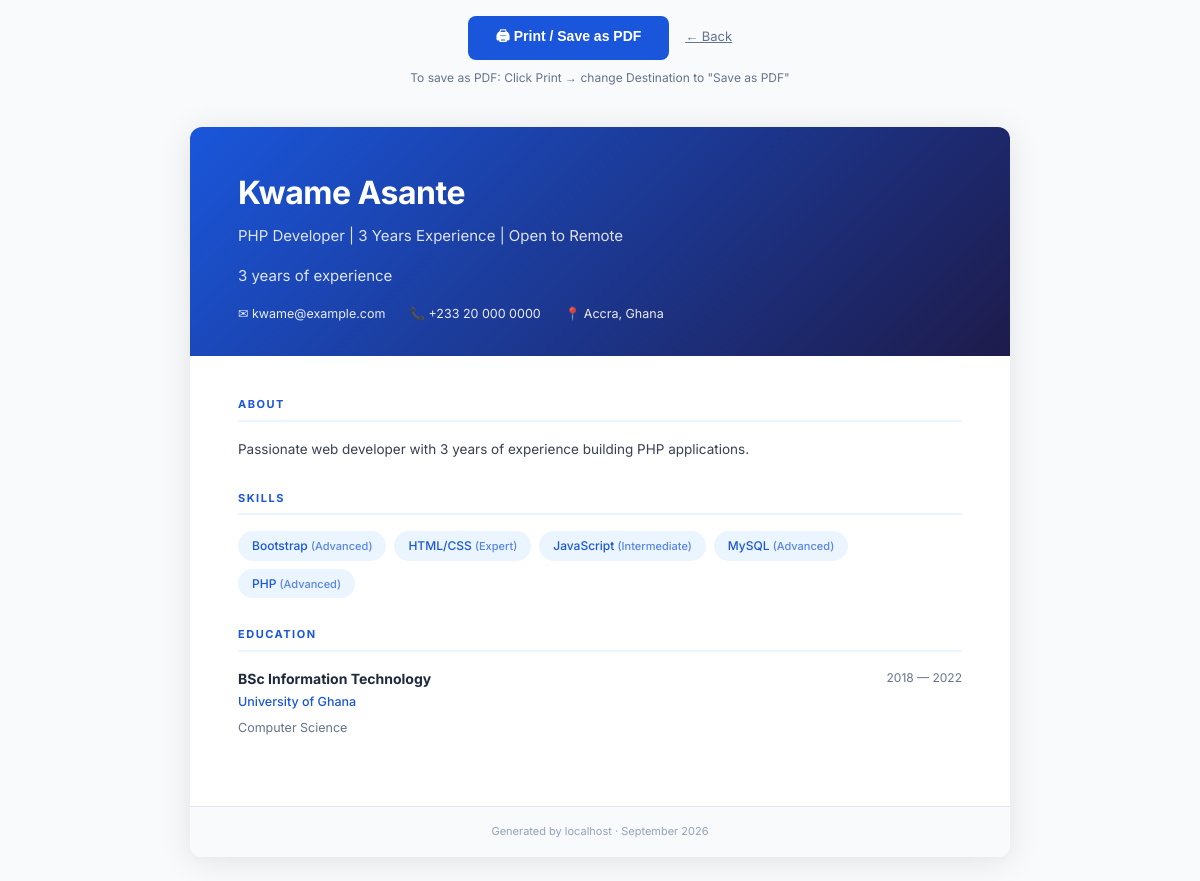
/config/public/seeker/resume/preview (signed in), run on the app's committed database.
### tables this page shows
CREATE TABLE job_seeker_profiles (
    id                  INT UNSIGNED        NOT NULL AUTO_INCREMENT,
    user_id             INT UNSIGNED        NOT NULL,
    headline            VARCHAR(160)        NULL     COMMENT 'e.g. "Full-Stack Developer | 3 Years Experience"',
    bio                 TEXT                NULL,
    phone               VARCHAR(20)         NULL,
    location_city       VARCHAR(80)         NULL,
    location_country    VARCHAR(80)         NULL,
    date_of_birth       DATE                NULL,
    gender              ENUM('male','female','other','prefer_not_to_say') NULL,
    years_experience    TINYINT UNSIGNED    NOT NULL DEFAULT 0,
    expected_salary_min DECIMAL(12,2)       NULL,
    expected_salary_max DECIMAL(12,2)       NULL,
    salary_currency     VARCHAR(5)          NOT NULL DEFAULT 'USD',
    job_type_pref       SET('full_time','part_time','contract','remote','internship') NULL,
    avatar_path         VARCHAR(300)        NULL,
    resume_path         VARCHAR(300)        NULL,
    resume_original_name VARCHAR(200)       NULL,
    linkedin_url        VARCHAR(300)        NULL,
    github_url          VARCHAR(300)        NULL,
    portfolio_url       VARCHAR(300)        NULL,
    is_open_to_work     TINYINT(1)          NOT NULL DEFAULT 1,
    profile_views       INT UNSIGNED        NOT NULL DEFAULT 0,
    created_at          TIMESTAMP           NOT NULL DEFAULT CURRENT_TIMESTAMP,
    updated_at          TIMESTAMP           NOT NULL DEFAULT CURRENT_TIMESTAMP ON UPDATE CURRENT_TIMESTAMP,

    PRIMARY KEY (id),
    UNIQUE KEY uq_jsp_user_id (user_id),
    INDEX idx_jsp_location (location_city, location_country),
    INDEX idx_jsp_open_to_work (is_open_to_work),
    INDEX idx_jsp_experience (years_experience),
    CONSTRAINT fk_jsp_user
        FOREIGN KEY (user_id) REFERENCES users(id) ON DELETE CASCADE
);

CREATE TABLE users (
    id              INT UNSIGNED    NOT NULL AUTO_INCREMENT,
    full_name       VARCHAR(120)    NOT NULL,
    email           VARCHAR(180)    NOT NULL,
    password_hash   VARCHAR(255)    NOT NULL,
    role            ENUM('seeker','employer','admin') NOT NULL DEFAULT 'seeker',
    is_active       TINYINT(1)      NOT NULL DEFAULT 1,
    email_verified  TINYINT(1)      NOT NULL DEFAULT 0,
    verify_token    VARCHAR(64)     NULL,
    last_login_at   TIMESTAMP       NULL,
    created_at      TIMESTAMP       NOT NULL DEFAULT CURRENT_TIMESTAMP,
    updated_at      TIMESTAMP       NOT NULL DEFAULT CURRENT_TIMESTAMP ON UPDATE CURRENT_TIMESTAMP,

    PRIMARY KEY (id),
    UNIQUE KEY uq_users_email (email),
    INDEX idx_users_role (role),
    INDEX idx_users_is_active (is_active)
);

CREATE TABLE seeker_skills (
    id          INT UNSIGNED    NOT NULL AUTO_INCREMENT,
    seeker_id   INT UNSIGNED    NOT NULL,
    skill_name  VARCHAR(80)     NOT NULL,
    proficiency ENUM('beginner','intermediate','advanced','expert') NOT NULL DEFAULT 'intermediate',
    created_at  TIMESTAMP       NOT NULL DEFAULT CURRENT_TIMESTAMP,

    PRIMARY KEY (id),
    UNIQUE KEY uq_ss_seeker_skill (seeker_id, skill_name),
    INDEX idx_ss_skill_name (skill_name),
    CONSTRAINT fk_ss_seeker
        FOREIGN KEY (seeker_id) REFERENCES job_seeker_profiles(id) ON DELETE CASCADE
);

CREATE TABLE seeker_education (
    id              INT UNSIGNED    NOT NULL AUTO_INCREMENT,
    seeker_id       INT UNSIGNED    NOT NULL,
    institution     VARCHAR(160)    NOT NULL,
    degree          VARCHAR(120)    NOT NULL  COMMENT 'e.g. BSc Computer Science',
    field_of_study  VARCHAR(120)    NULL,
    start_year      YEAR            NOT NULL,
    end_year        YEAR            NULL     COMMENT 'NULL if still studying',
    is_current      TINYINT(1)      NOT NULL DEFAULT 0,
    grade           VARCHAR(40)     NULL,
    description     TEXT            NULL,
    created_at      TIMESTAMP       NOT NULL DEFAULT CURRENT_TIMESTAMP,

    PRIMARY KEY (id),
    INDEX idx_se_seeker_id (seeker_id),
    CONSTRAINT fk_se_seeker
        FOREIGN KEY (seeker_id) REFERENCES job_seeker_profiles(id) ON DELETE CASCADE
);

### core/bootstrap.php (called while the page is built, shortened)
<?php
spl_autoload_register(function (string $class): void {
    $paths = [
        ROOT_PATH . '/core/' . $class . '.php',
        ROOT_PATH . '/app/middleware/' . $class . '.php',
    ];
    foreach ($paths as $file) {
        if (file_exists($file)) {
            return;
        }
    }
});
require_once ROOT_PATH . '/app/helpers/functions.php';
$router = new Router();
$router->dispatch();

### config/database.php (called while the page is built)
<?php
return [
    'host'     => 'localhost',
    'port'     => 3306,
    'dbname'   => 'job_portal',
    'username' => 'root',
    'password' => '',
    'charset'  => 'utf8mb4',
];

### core/Database.php (called while the page is built, shortened)
<?php
class Database
{
    private static ?Database $instance = null;
    private PDO $pdo;
    private function __construct()
    {
        $cfg = require ROOT_PATH . '/config/database.php';
        $dsn = "mysql:host={$cfg['host']};port={$cfg['port']};dbname={$cfg['dbname']};charset=utf8mb4";
        $opts = [
            PDO::ATTR_ERRMODE            => PDO::ERRMODE_EXCEPTION,
            PDO::ATTR_DEFAULT_FETCH_MODE => PDO::FETCH_ASSOC,
            PDO::ATTR_EMULATE_PREPARES   => false,
            PDO::MYSQL_ATTR_INIT_COMMAND => "SET NAMES utf8mb4 COLLATE utf8mb4_unicode_ci",
        ];
        try {
            $this->pdo = new PDO($dsn, $cfg['username'], $cfg['password'], $opts);
        } catch (PDOException $e) {
            throw new RuntimeException('DB connection failed: ' . $e->getMessage());
        }
    }
    public static function getInstance(): static
    {
        if (static::$instance === null) static::$instance = new static();
        return static::$instance;
    }
    public function query(string $sql, array $params = []): PDOStatement
    {
        $stmt = $this->pdo->prepare($sql);
        $stmt->execute($params);
        return $stmt;
    }
    public function fetchAll(string $sql, array $params = []): array
    {
        return $this->query($sql, $params)->fetchAll();
    }
    public function fetchOne(string $sql, array $params = []): array|false
    {
        return $this->query($sql, $params)->fetch();
    }
}

### core/Session.php (called while the page is built, shortened)
<?php
class Session
{
    public static function id(): int       { return (int)($_SESSION['user']['id'] ?? 0); }
}

### core/Model.php (called while the page is built, shortened)
<?php
abstract class Model
{
    public function __construct() { $this->db = Database::getInstance(); }
}

### app/models/SeekerProfile.php (called while the page is built, shortened)
<?php
require_once ROOT_PATH . '/core/Model.php';
class SeekerProfile extends Model
{
    public function getByUserId(int $userId): array|false
    {
        return $this->db->fetchOne(
            "SELECT jsp.*, u.full_name, u.email, u.role
               FROM job_seeker_profiles jsp
               JOIN users u ON u.id = jsp.user_id
              WHERE jsp.user_id = ? LIMIT 1",
            [$userId]
        );
    }
    public function getSkills(int $seekerId): array
    {
        return $this->db->fetchAll(
            "SELECT * FROM seeker_skills WHERE seeker_id = ? ORDER BY skill_name ASC",
            [$seekerId]
        );
    }
    public function getExperience(int $seekerId): array
    {
        return $this->db->fetchAll(
            "SELECT * FROM seeker_work_experience
              WHERE seeker_id = ?
              ORDER BY is_current DESC, end_date DESC, start_date DESC",
            [$seekerId]
        );
    }
    public function getEducation(int $seekerId): array
    {
        return $this->db->fetchAll(
            "SELECT * FROM seeker_education
              WHERE seeker_id = ?
              ORDER BY is_current DESC, end_year DESC",
            [$seekerId]
        );
    }
}

### config/public/index.php (called while the page is built, shortened)
<?php
require ROOT_PATH . '/core/bootstrap.php';

### app/helpers/functions.php (called while the page is built, shortened)
<?php
function e(mixed $v): string { return htmlspecialchars((string)$v, ENT_QUOTES|ENT_SUBSTITUTE, 'UTF-8'); }

### app/controllers/ResumePdfController.php (the view, shortened to what this page needs)
<?php
require_once ROOT_PATH . '/app/models/SeekerProfile.php';
class ResumePdfController extends Controller
{
    public function preview(): void
    {
        $profiles = new SeekerProfile();
        $profile  = $profiles->getByUserId(Session::id());
        $skills = $profiles->getSkills($profile['id']);
        $exp    = $profiles->getExperience($profile['id']);
        $edu    = $profiles->getEducation($profile['id']);
        echo $this->buildResumeHtml($profile, $skills, $exp, $edu);
        exit;
    }
    private function buildResumeHtml(
        array $p,
        array $skills,
        array $exp,
        array $edu
    ): string {
        $name     = e($p['full_name']);
        $headline = e($p['headline'] ?? '');
        $email    = e($p['email'] ?? '');
        $phone    = e($p['phone'] ?? '');
        $location = trim(e($p['location_city'] ?? '') . ', ' . e($p['location_country'] ?? ''), ', ');
        $linkedin = e($p['linkedin_url'] ?? '');
        $github   = e($p['github_url'] ?? '');
        $bio      = nl2br(e($p['bio'] ?? ''));
        $years    = $p['years_experience'] ?? 0;
        $skillsHtml = '';
        if (!empty($skills)) {
            $skillsHtml = '<div class="section"><div class="section-title">Skills</div><div class="skills">';
            foreach ($skills as $sk) {
                $skillsHtml .= '<span class="skill-tag">'
                    . e($sk['skill_name'])
                    . ' <em>(' . ucfirst($sk['proficiency']) . ')</em></span>';
            }
            $skillsHtml .= '</div></div>';
        }
        $expHtml = '';
        $eduHtml = '';
        if (!empty($edu)) {
            $eduHtml = '<div class="section"><div class="section-title">Education</div>';
            foreach ($edu as $ed) {
                $end = $ed['is_current'] ? 'Present' : ($ed['end_year'] ?? '');
                $eduHtml .= '
                <div class="item">
                    <div class="item-header">
                        <span class="item-title">' . e($ed['degree']) . '</span>
                        <span class="item-date">' . $ed['start_year'] . ' — ' . $end . '</span>
                    </div>
                    <div class="item-sub">' . e($ed['institution'])
                        . ($ed['grade'] ? ' · Grade: ' . e($ed['grade']) : '') . '</div>'
                    . ($ed['field_of_study'] ? '<p class="item-desc">' . e($ed['field_of_study']) . '</p>' : '')
                    . '</div>';
            }
            $eduHtml .= '</div>';
        }
        $contactHtml = '';
        if ($email)    $contactHtml .= '<span>✉ ' . $email . '</span>';
        if ($phone)    $contactHtml .= '<span>📞 ' . $phone . '</span>';
        if ($location) $contactHtml .= '<span>📍 ' . $location . '</span>';
        $headlineHtml  = $headline ? "<p class='headline'>{$headline}</p>" : '';
        $yearsHtml     = $years    ? "<p class='headline'>{$years} years of experience</p>" : '';
        $aboutHtml     = $bio      ? "<div class='section'><div class='section-title'>About</div><div class='summary'>{$bio}</div></div>" : '';
        $serverHost    = $_SERVER['HTTP_HOST'] ?? 'tatujobhub.xo.je';
        $generatedDate = date('F Y');
        return <<<HTML
<!DOCTYPE html>
<html lang="en">
<head>
<title>{$name} — Resume</title>
</head>
<body>
<div class="no-print" style="text-align:center;padding:16px 0;">
  <button onclick="window.print()"
          style="background:#1A56DB;color:#fff;border:none;padding:10px 28px;
                 border-radius:8px;font-size:14px;font-weight:600;cursor:pointer;">
    🖨 Print / Save as PDF
  </button>
  <a href="javascript:history.back()"
     style="margin-left:12px;color:#64748b;font-size:13px;">← Back</a>
  <p style="color:#64748b;font-size:12px;margin-top:8px;">
    To save as PDF: Click Print → change Destination to "Save as PDF"
  </p>
</div>
<div class="page">
  <div class="header">
    <h1>{$name}</h1>
    {$headlineHtml}
    {$yearsHtml}
    <div class="contact-row">{$contactHtml}</div>
  </div>
  <div class="body">
    {$aboutHtml}
    {$skillsHtml}
    {$expHtml}
    {$eduHtml}
  </div>
  <div class="resume-footer">
    Generated by {$serverHost} · {$generatedDate}
  </div>
</div>
</body>
</html>
HTML;
    }
}

### core/Router.php (shortened to what this page needs)
<?php
class Router
{
    private array $routes = [];
    private array $groupMiddleware = [];
    private string $groupPrefix = '';
    public function group(array $opts, callable $cb): void
    {
        $prevPrefix = $this->groupPrefix;
        $prevMw     = $this->groupMiddleware;
        $this->groupPrefix     .= ($opts['prefix'] ?? '');
        $this->groupMiddleware  = array_merge($this->groupMiddleware, $opts['middleware'] ?? []);
        $this->groupPrefix     = $prevPrefix;
        $this->groupMiddleware = $prevMw;
    }
    private function add(string $method, string $path, string $handler, array $mw): void
    {
        $full = $this->groupPrefix . $path;
        $this->routes[] = [
            'method'  => $method,
            'pattern' => '#^' . preg_replace('/\{([a-zA-Z_]+)\}/', '(?P<$1>[^/]+)', $full) . '$#',
            'handler' => $handler,
            'mw'      => array_merge($this->groupMiddleware, $mw),
        ];
    }
    public function dispatch(): void
    {
        $method = $_SERVER['REQUEST_METHOD'];
        $uri    = $this->uri();
        foreach ($this->routes as $route) {
            if ($route['method'] !== $method) continue;
            if (!preg_match($route['pattern'], $uri, $matches)) continue;
            $params = array_filter($matches, 'is_string', ARRAY_FILTER_USE_KEY);
            $this->call($route['handler'], $params);
            return;
        }
    }
    private function uri(): string
    {
        $uri  = parse_url($_SERVER['REQUEST_URI'] ?? '/', PHP_URL_PATH);
        $scriptBase = rtrim(dirname($_SERVER['SCRIPT_NAME'] ?? '/'), '/');
        if ($scriptBase && $scriptBase !== '/config/public' && $scriptBase !== '/public'
            && str_starts_with($uri, $scriptBase)) {
            $uri = substr($uri, strlen($scriptBase));
        }
        return '/' . ltrim($uri ?: '/', '/');
    }
    private function call(string $handler, array $params): void
    {
        [$class, $method] = explode('@', $handler, 2);
        $ctrl = new $class();
        $reflection = new ReflectionMethod($ctrl, $method);
        $paramCount = $reflection->getNumberOfParameters();
        if ($paramCount === 0) {
            $ctrl->$method();
            return;
        }
    }
}

### app/controllers/ResumePdfController.php (style rules this page uses)
* { box-sizing: border-box; margin: 0; padding: 0; }
body { font-family: 'Inter', 'Segoe UI', sans-serif; font-size: 13.5px; color: #1e293b; background: #f8fafc; line-height: 1.6; }
.page { max-width: 820px; margin: 24px auto; background: #fff; border-radius: 12px; overflow: hidden; box-shadow: 0 4px 32px rgba(0,0,0,.1); }
.header { background: linear-gradient(135deg, #1A56DB, #1e1b4b); color: #fff; padding: 40px 48px 32px; }
.header h1 { font-size: 2rem; font-weight: 700; letter-spacing: -.5px; margin-bottom: 6px; }
.header .headline { font-size: 15px; opacity: .85; margin-bottom: 16px; }
.contact-row { display: flex; flex-wrap: wrap; gap: 12px 24px; font-size: 12.5px; opacity: .9; }
.body { padding: 40px 48px; }
.summary { color: #374151; margin-bottom: 28px; line-height: 1.75; }
.section { margin-bottom: 28px; }
.section-title { font-size: 11px; font-weight: 700; letter-spacing: 1.5px; text-transform: uppercase; color: #1A56DB; border-bottom: 2px solid #EBF5FF; padding-bottom: 6px; margin-bottom: 16px; }
.skills { display: flex; flex-wrap: wrap; gap: 8px; }
.skill-tag { background: #EBF5FF; color: #1A56DB; border-radius: 50px; padding: 5px 14px; font-size: 12px; font-weight: 500; }
.skill-tag em { opacity: .7; font-style: normal; font-size: 11px; }
.item { margin-bottom: 18px; }
.item:last-child { margin-bottom: 0; }
.item-header { display: flex; justify-content: space-between; align-items: flex-start; gap: 12px; }
.item-title { font-weight: 700; font-size: 14px; }
.item-date { font-size: 12px; color: #64748b; white-space: nowrap; }
.item-sub { color: #1A56DB; font-size: 12.5px; font-weight: 500; margin-top: 2px; }
.item-desc { color: #64748b; font-size: 12.5px; margin-top: 6px; }
.resume-footer { text-align: center; padding: 16px; background: #f8fafc; border-top: 1px solid #e2e8f0; font-size: 11px; color: #94a3b8; }

### data on the page
job_seeker_profiles: user.full_name "Kwame Asante", headline "PHP Developer | 3 Years Experience | Open to Remote", years_experience "3", user.email "kwame@example.com", phone "+233 20 000 0000", location "Accra, Ghana", bio "Passionate web developer with 3 years of experience building PHP applications."
seeker_skills: skill_name "Bootstrap", proficiency "Advanced"
seeker_skills: skill_name "HTML/CSS", proficiency "Expert"
seeker_skills: skill_name "JavaScript", proficiency "Intermediate"
seeker_skills: skill_name "MySQL", proficiency "Advanced"
seeker_skills: skill_name "PHP", proficiency "Advanced"
seeker_education: degree "BSc Information Technology", start_year "2018", end_year "2022", institution "University of Ghana", field_of_study "Computer Science"
